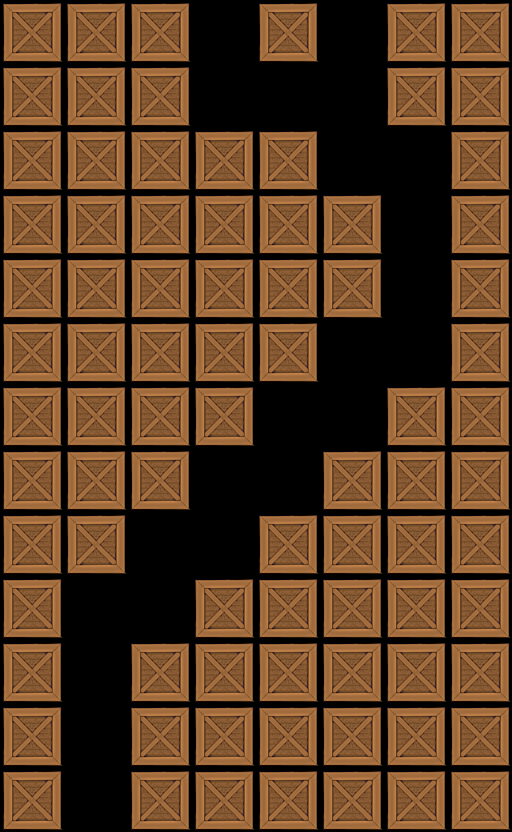

Tiled map render using the project's own tile images. Description and the map definition, with tile-layer contents summarised, below:
An orthogonal 8x13 tile map with 64x64 px tiles, 1 tile layer (Tile Layer 1).

<map version="1.0" orientation="orthogonal" width="8" height="13" tilewidth="64" tileheight="64">
 <tileset firstgid="1" name="crate" tilewidth="64" tileheight="64">
  <image source="../../crate3.png" width="64" height="64" />
 </tileset>
 <layer name="Tile Layer 1" width="8" height="13">
  <data>[104 cells, 82 non-empty, 1 distinct tile ids]</data>
 </layer>
</map>
